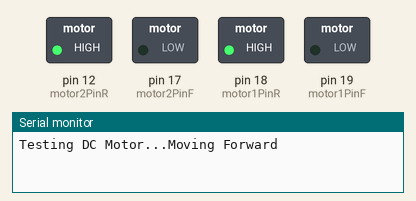
Recording of a sketch running on a simulated Arduino Uno, built with avr-gcc and run on an emulated ATmega328P. Shown: switched loads named in the sketch (green lamp = pin HIGH), the last lines printed to the serial monitor.

Above: at 0.1 s.
At 16.1 s:
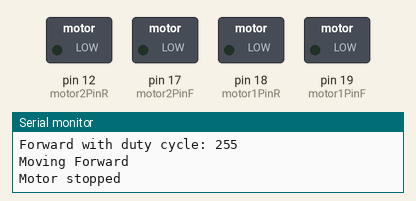
At 32.1 s:
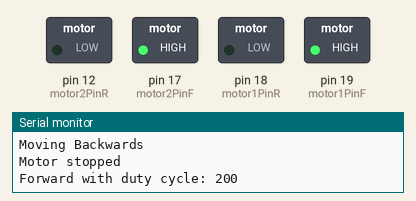
Timing chart, 0 to 39.5 s (numbered marks = the images above):
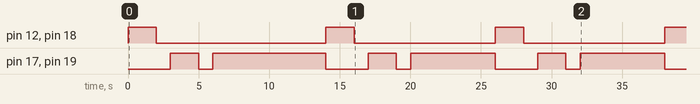

Measured:
- by itself, pin 12 (motor2PinR), pin 18 (motor1PinR): goes HIGH 2.0 s, LOW 12.0 s, HIGH 2.0 s, LOW 10.0 s, HIGH 2.0 s, LOW 10.0 s, then HIGH
- by itself, pin 17 (motor2PinF), pin 19 (motor1PinF): LOW → HIGH at 3.0 s, → LOW 2.0 s later, → HIGH 1.0 s later, → LOW 8.0 s later, … (12 changes in this stretch)

The sketch:

motor_testing.ino
```cpp
// Motor A
int motor1PinR = 18; //IN1
int motor1PinF = 19; //IN2
int motor2PinR = 12; //IN4
int motor2PinF = 17; //IN3
int dutyCycle = 180;

void setup() {
  // sets the pins as outputs:
  pinMode(motor1PinF, OUTPUT);
  pinMode(motor1PinR, OUTPUT);
  pinMode(motor2PinF, OUTPUT);
  pinMode(motor2PinR, OUTPUT);
  //pinMode(enable1Pin, OUTPUT);

  Serial.begin(115200);
  Serial.print("Testing DC Motor...");
}

void loop() {
  // Move the DC motor forward at maximum speed
  Serial.println("Moving Forward");
  digitalWrite(motor1PinF, LOW);
  digitalWrite(motor1PinR, HIGH);
  digitalWrite(motor2PinF, LOW);
  digitalWrite(motor2PinR, HIGH);
  delay(2000);

  // Stop the DC motor
  Serial.println("Motor stopped");
  digitalWrite(motor1PinF, LOW);
  digitalWrite(motor1PinR, LOW);
  digitalWrite(motor2PinF, LOW);
  digitalWrite(motor2PinR, LOW);
  delay(1000);

  // Move DC motor backwards at maximum speed
  Serial.println("Moving Backwards");
  digitalWrite(motor1PinF, HIGH);
  digitalWrite(motor1PinR, LOW);
  digitalWrite(motor2PinF, HIGH);
  digitalWrite(motor2PinR, LOW);
  delay(2000);

  // Stop the DC motor
  Serial.println("Motor stopped");
  digitalWrite(motor1PinF, LOW);
  digitalWrite(motor1PinR, LOW);
  digitalWrite(motor2PinF, LOW);
  digitalWrite(motor2PinR, LOW);
  delay(1000);

  // Move DC motor forward with increasing speed
  digitalWrite(motor1PinF, HIGH);
  digitalWrite(motor1PinR, LOW);
  digitalWrite(motor2PinF, HIGH);
  digitalWrite(motor2PinR, LOW);
  while (dutyCycle <= 255){
    //ledcWrite(pwmChannel, dutyCycle);
    Serial.print("Forward with duty cycle: ");
    Serial.println(dutyCycle);
    dutyCycle = dutyCycle + 5;
    delay(500);
  }
  dutyCycle = 200;
}
```
